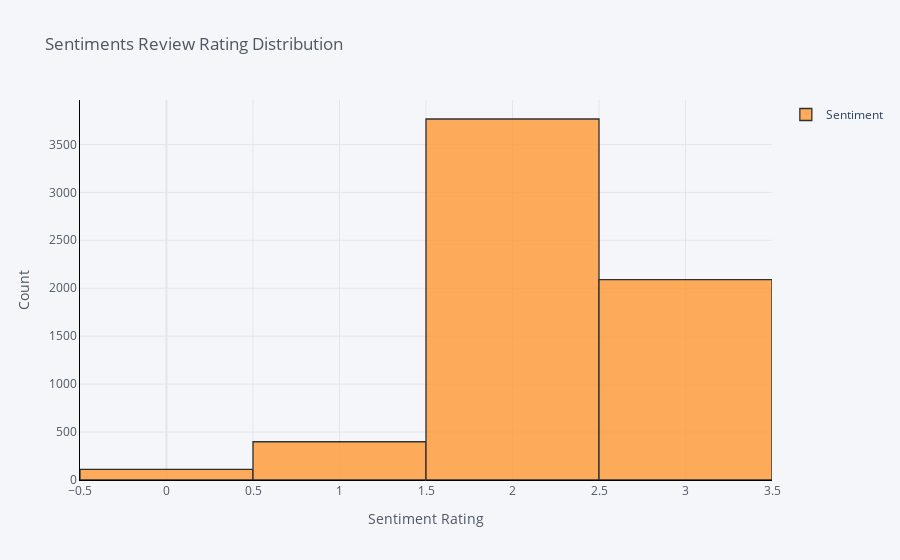

Here is the notebook cell this chart was saved with:
### Code cell
# The previous counts can be simply visualized using plotting the Review Rating distribution of data in form of barplot.
train['Sentiment'].iplot(kind='hist',xTitle='Sentiment Rating',linecolor='black',legend=dict(),yTitle='Count',
                         title='Sentiments Review Rating Distribution')

### Figure 1 — Plotly figure (JSON) as saved in the notebook; plotly's stock layout.template omitted (floating-point values rounded to 4 significant figures; data arrays with more than 128 entries replaced by an {"elided": "..."} marker saying what was removed)
{"data": [{"histfunc": "count", "histnorm": "", "marker": {"color": "rgba(255, 153, 51, 1.0)", "line": {"color": "#000000", "width": 1.3}}, "name": "Sentiment", "opacity": 0.8, "orientation": "v", "type": "histogram", "x": {"elided": "6364 int values"}}], "layout": {"barmode": "overlay", "paper_bgcolor": "#F5F6F9", "plot_bgcolor": "#F5F6F9", "showlegend": true, "title": {"font": {"color": "#4D5663"}, "text": "Sentiments Review Rating Distribution"}, "xaxis": {"gridcolor": "#E1E5ED", "linecolor": "black", "showgrid": true, "tickfont": {"color": "#4D5663"}, "title": {"font": {"color": "#4D5663"}, "text": "Sentiment Rating"}, "zerolinecolor": "#E1E5ED"}, "yaxis": {"gridcolor": "#E1E5ED", "linecolor": "black", "showgrid": true, "tickfont": {"color": "#4D5663"}, "title": {"font": {"color": "#4D5663"}, "text": "Count"}, "zerolinecolor": "#E1E5ED"}}}
